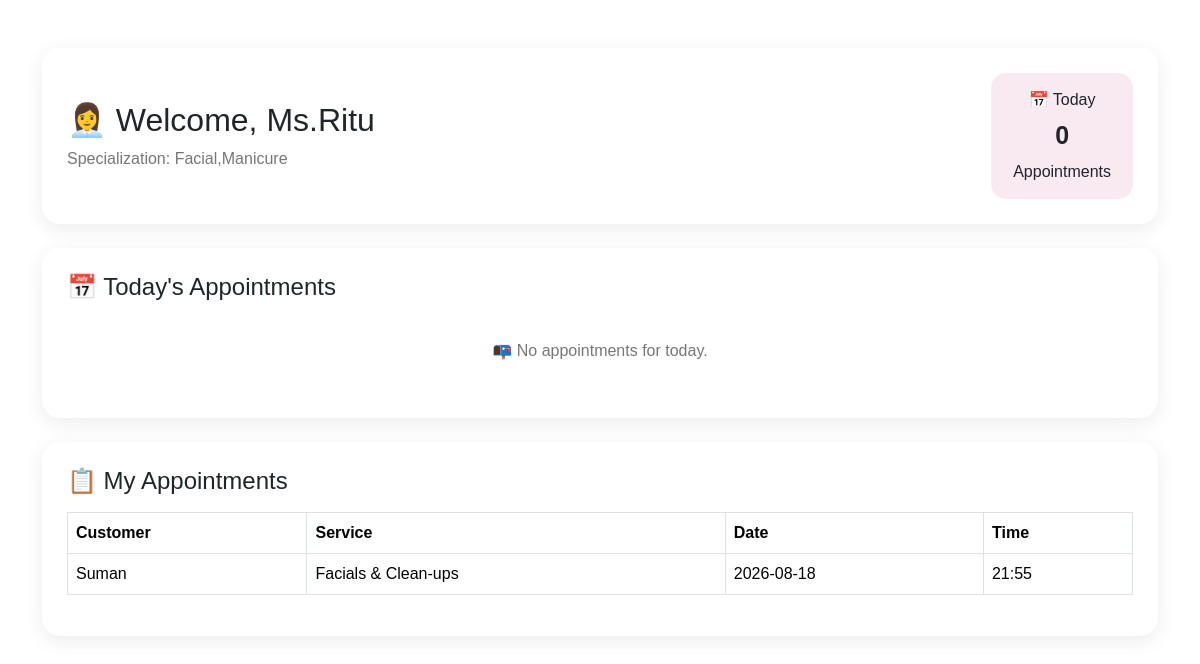
The page /staff_dashboard/2 on the database its author committed.
### models.py (models this page shows)
class Staff(db.Model):
    id = db.Column(db.Integer, primary_key=True)
    name = db.Column(db.String(100), nullable=False)
    phone = db.Column(db.String(15), nullable=False)
    gender = db.Column(db.String(10), nullable=True)
    specialization = db.Column(db.String(100), nullable=False)
    available = db.Column(db.String(10),nullable=False)

class Appointment(db.Model):
    id = db.Column(db.Integer, primary_key=True)
    customer_name = db.Column(db.String(100), nullable=False)
    customer_gender = db.Column(db.String(10), nullable=True)
    service_name = db.Column(db.String(100), nullable=False)
    staff_name = db.Column(db.String(100), nullable=False)
    appointment_date = db.Column(db.String(20), nullable=False)
    appointment_time = db.Column(db.String(20), nullable=False)
    status = db.Column(db.String(20), default="Booked")

### app.py (the view)
@app.route('/staff_dashboard/<int:staff_id>')
def staff_dashboard(staff_id):
    staff = Staff.query.get_or_404(staff_id)
    today = datetime.now().strftime("%Y-%m-%d")
    appointments = Appointment.query.filter_by(
        staff_name=staff.name,
        appointment_date=today
    ).all()
    my_appointments = Appointment.query.filter_by(
        staff_name=staff.name
    ).order_by(
        Appointment.appointment_date,
        Appointment.appointment_time
    ).all()
    return render_template(
        "staff_dashboard.html",
        staff=staff,
        appointments=appointments,
        my_appointments=my_appointments
    )

### templates/staff_dashboard.html
{% extends "base.html" %}
{% block content %}
<div class="container mt-5">
    <div class="staff-header">
        <div>
            <h2>👩‍💼 Welcome, {{ staff.name }}</h2>
            <p>Specialization: {{ staff.specialization }}</p>
        </div>
        <div class="today-box">
            📅 Today
            <strong>{{ appointments|length }}</strong>
            Appointments
        </div>
    </div>
    <div class="dashboard-card mt-4">
        <h4>📅 Today's Appointments</h4>
        {% if appointments %}
        <div class="table-responsive mt-3">
            <table class="table table-bordered">
                <thead>
                    <tr>
                        <th>Customer</th>
                        <th>Service</th>
                        <th>Time</th>
                        <th>Status</th>
                        <th>Action</th>
                    </tr>
                </thead>
                <tbody>
                    {% for appointment in appointments %}
                    <tr>
                        <td>{{ appointment.customer_name }}</td>
                        <td>{{ appointment.service_name }}</td>
                        <td>{{ appointment.appointment_time }}</td>
                        <td>
                            <span class="status-badge">
                                Booked
                            </span>
                        </td>
                        <td>
                            <button class="complete-btn"
                                    onclick="this.innerHTML='✓ Completed'; this.disabled=true;">
                                Complete
                            </button>
                        </td>
                    </tr>
                    {% endfor %}
                </tbody>
            </table>
        </div>
        {% else %}
        <div class="no-appointment">
            📭 No appointments for today.
        </div>
        {% endif %}
    </div>
<div class="dashboard-card mt-4">
    <h4>📋 My Appointments</h4>
    {% if my_appointments %}
    <div class="table-responsive mt-3">
        <table class="table table-bordered">
            <thead>
                <tr>
                    <th>Customer</th>
                    <th>Service</th>
                    <th>Date</th>
                    <th>Time</th>
                </tr>
            </thead>
            <tbody>
                {% for appointment in my_appointments %}
                <tr>
                    <td>{{ appointment.customer_name }}</td>
                    <td>{{ appointment.service_name }}</td>
                    <td>{{ appointment.appointment_date }}</td>
                    <td>{{ appointment.appointment_time }}</td>
                </tr>
                {% endfor %}
            </tbody>
        </table>
    </div>
    {% else %}
    <div class="no-appointment">
        📭 No appointments found.
    </div>
    {% endif %}
   </div>
</div>
{% endblock %}

### static/css/style.css (style rules this page uses)
* { margin:0; padding:0; box-sizing:border-box; font-family:'Poppins',sans-serif; }
body { background:linear-gradient(135deg,#aa768b,#d9b5ef,#aecef4); min-height:100vh; }
body { font-family:'Poppins',sans-serif; background:#424142; }
body { background:linear-gradient(135deg,#fb9fc4,#fff5f8); font-family:'Poppins',sans-serif; }
html, body { background:linear-gradient(135deg,#f5ecef,#f9d7e1); font-family:'Poppins',sans-serif; margin:0; padding:0; width:100%; height:100%; }
html,body { margin:0; padding:0; width:100%; height:100%; }
html,body { margin: 0; padding: 0%; width: 100%; overflow-x: hidden; }
body { background: #f5f5f5; margin: 0; }
body { background:#f58ebf; }
.staff-header { background: white; padding: 25px; border-radius: 18px; display: flex; justify-content: space-between; align-items: center; box-shadow: 0 5px 20px rgba(0,0,0,0.08); }
.staff-header h2 { margin-bottom: 8px; }
.staff-header p { margin: 0; color: #777; }
.today-box { background: #f8eaf0; padding: 15px 22px; border-radius: 15px; text-align: center; }
.today-box strong { display: block; font-size: 25px; margin: 5px; }
.dashboard-card { background: white; padding: 25px; border-radius: 18px; box-shadow: 0 5px 20px rgba(0,0,0,0.08); }
.no-appointment { text-align: center; padding: 30px; color: #777; }

### rows shown on the page
Staff: name "Ms.Ritu", specialization "Facial,Manicure"
Appointment: customer_name "Suman", service_name "Facials & Clean-ups", appointment_date "2026-08-18", appointment_time "21:55"

### other values the page prints
{{ appointments|length }} "0"
